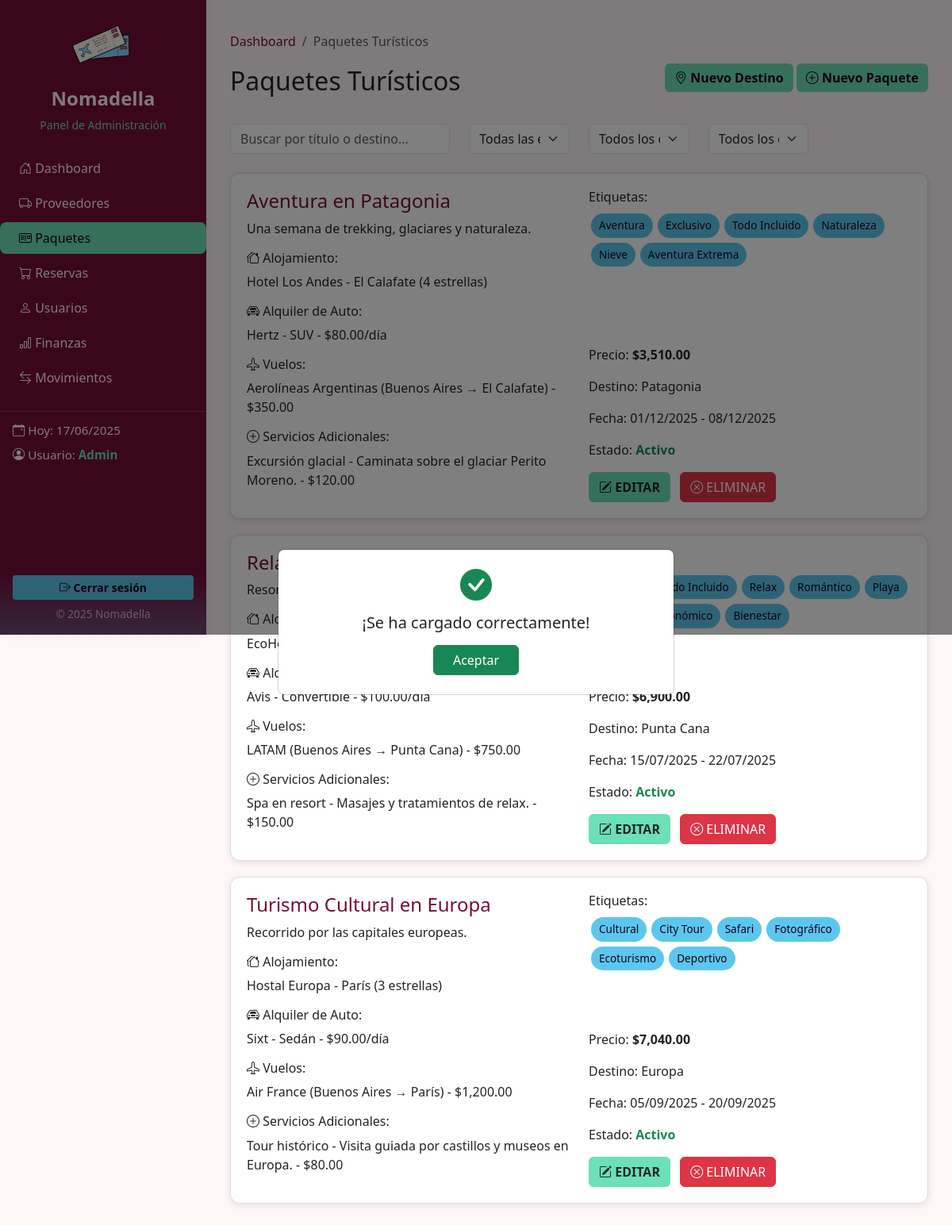
Screenshot of /dashboard/paquetes.php?ok=1 (signed in) with the database file from the repository.
### tables this page shows
CREATE TABLE `paquetes_turisticos` (
  `id_paquete` int(11) NOT NULL,
  `nombre` varchar(200) DEFAULT NULL,
  `descripcion` text DEFAULT NULL,
  `id_destino` int(11) DEFAULT NULL,
  `precio_base` decimal(12,2) DEFAULT NULL,
  `fecha_inicio` date DEFAULT NULL,
  `fecha_fin` date DEFAULT NULL,
  `cupo_disponible` int(11) DEFAULT NULL,
  `destino` varchar(150) DEFAULT NULL,
  `tipo_paquete` varchar(100) DEFAULT NULL,
  `activo` tinyint(1) DEFAULT NULL
);

CREATE TABLE `alojamientos` (
  `id_alojamiento` int(11) NOT NULL,
  `nombre` varchar(200) DEFAULT NULL,
  `direccion` varchar(200) DEFAULT NULL,
  `ciudad` varchar(100) DEFAULT NULL,
  `categoria` varchar(50) DEFAULT NULL,
  `descripcion` text DEFAULT NULL,
  `telefono` varchar(50) DEFAULT NULL,
  `precio_dia` int(11) NOT NULL,
  `email_contacto` varchar(150) DEFAULT NULL,
  `id_proveedor` int(11) DEFAULT NULL,
  `id_destino` int(11) NOT NULL
);

CREATE TABLE `alquiler_autos` (
  `id_alquiler` int(11) NOT NULL,
  `proveedor` varchar(150) DEFAULT NULL,
  `tipo_vehiculo` varchar(100) DEFAULT NULL,
  `ubicacion_retiro` varchar(150) DEFAULT NULL,
  `id_destino` int(11) NOT NULL,
  `ubicacion_entrega` varchar(150) DEFAULT NULL,
  `precio_por_dia` decimal(10,2) DEFAULT NULL,
  `condiciones` text DEFAULT NULL,
  `id_proveedor` int(11) DEFAULT NULL
);

CREATE TABLE `vuelos` (
  `id_vuelo` int(11) NOT NULL,
  `codigo_vuelo` varchar(50) DEFAULT NULL,
  `aerolinea` varchar(100) DEFAULT NULL,
  `origen` varchar(100) DEFAULT NULL,
  `destino` varchar(100) DEFAULT NULL,
  `id_destino` int(11) NOT NULL,
  `fecha_salida` datetime NOT NULL,
  `fecha_llegada` datetime NOT NULL,
  `precio_base` decimal(12,2) DEFAULT NULL
);

CREATE TABLE `servicios_adicionales` (
  `id_servicio` int(11) NOT NULL,
  `nombre` varchar(200) DEFAULT NULL,
  `id_destino` int(11) NOT NULL,
  `ciudad` varchar(100) DEFAULT NULL,
  `descripcion` text DEFAULT NULL,
  `tipo` varchar(100) DEFAULT NULL,
  `precio` decimal(10,2) DEFAULT NULL,
  `id_proveedor` int(11) DEFAULT NULL
);

### dashboard/paquetes.php (the view, shortened to what this page needs)
<?php
include './sidebar.php';
include './conexion.php';
$paquetes = $pdo->query("SELECT * FROM paquetes_turisticos")->fetchAll(PDO::FETCH_ASSOC);
?>
<!DOCTYPE html>
<html lang="es">
<head>
    <link href="https://cdn.jsdelivr.net/npm/bootstrap@5.3.0/dist/css/bootstrap.min.css" rel="stylesheet">
    <link href="https://cdn.jsdelivr.net/npm/bootstrap-icons/font/bootstrap-icons.css" rel="stylesheet">
    <link rel="stylesheet" href="/nomadella/css/apartados.css">
</head>
<body>
    <div class="main-content">
        <nav aria-label="breadcrumb">
            <ol class="breadcrumb">
                <li class="breadcrumb-item"><a href="dashboard.php">Dashboard</a></li>
                <li class="breadcrumb-item active" aria-current="page">Paquetes Turísticos</li>
            </ol>
        </nav>
        <div class="d-flex justify-content-between align-items-center mb-4">
            <h2>Paquetes Turísticos</h2>
            <div>
                <a href="nuevo_destino.php"class="btn btn-primary mb-3" >
                    <i class="bi bi-geo-alt"></i> Nuevo Destino
                </a>
                <a href="nuevo_paquete.php" class="btn btn-primary mb-3">
                    <i class="bi bi-plus-circle"></i> Nuevo Paquete
                </a>
            </div>
        </div>
        <div class="row mb-3">
            <div class="col-md-4 mb-2">
                <input type="text" id="buscador-paquete" class="form-control" placeholder="Buscar por título o destino...">
            </div>
            <div class="col-md-2 mb-2">
                <select id="filtro-etiqueta" class="form-select">
                    <option value="">Todas las etiquetas</option>
                </select>
            </div>
            <div class="col-md-2 mb-2">
                <select id="filtro-destino" class="form-select">
                    <option value="">Todos los destinos</option>
                </select>
            </div>
            <div class="col-md-2 mb-2">
                <select id="filtro-estado" class="form-select">
                    <option value="">Todos los estados</option>
                </select>
            </div>
        </div>
        <div id="paquetes-lista">
            <?php foreach ($paquetes as $paquete): ?>
                <?php
                $id_paquete = $paquete['id_paquete'];
                $stmt = $pdo->prepare("SELECT a.nombre, a.direccion, a.ciudad, a.categoria FROM alojamientos a JOIN paquete_alojamientos pa ON a.id_alojamiento = pa.id_alojamiento WHERE pa.id_paquete = ?");
                $stmt->execute([$id_paquete]);
                $alojamientos = $stmt->fetchAll(PDO::FETCH_ASSOC);
                $stmt = $pdo->prepare("SELECT aa.proveedor, aa.tipo_vehiculo, aa.precio_por_dia FROM alquiler_autos aa JOIN paquete_autos pa ON aa.id_alquiler = pa.id_alquiler WHERE pa.id_paquete = ?");
                $stmt->execute([$id_paquete]);
                $autos = $stmt->fetchAll(PDO::FETCH_ASSOC);
                $stmt = $pdo->prepare("SELECT v.aerolinea, v.origen, v.destino, v.precio_base FROM vuelos v JOIN paquete_vuelos pv ON v.id_vuelo = pv.id_vuelo WHERE pv.id_paquete = ?");
                $stmt->execute([$id_paquete]);
                $vuelos = $stmt->fetchAll(PDO::FETCH_ASSOC);
                $stmt = $pdo->prepare("SELECT s.nombre, s.descripcion, s.precio FROM servicios_adicionales s JOIN paquete_servicios ps ON s.id_servicio = ps.id_servicio WHERE ps.id_paquete = ?");
                $stmt->execute([$id_paquete]);
                $servicios = $stmt->fetchAll(PDO::FETCH_ASSOC);
                $stmt = $pdo->prepare("SELECT e.nombre FROM etiquetas e JOIN paquete_etiquetas pe ON e.id_etiqueta = pe.id_etiqueta WHERE pe.id_paquete = ?");
                $stmt->execute([$id_paquete]);
                $etiquetas = $stmt->fetchAll(PDO::FETCH_COLUMN);
                ?>
                <div class="card-paquete">
                    <div class="row">
                        <div class="col-md-6">
                            <h4 style="color:#750D37"><?= htmlspecialchars($paquete['nombre']) ?></h4>
                            <p><?= htmlspecialchars($paquete['descripcion']) ?></p>
                            <h6><i class="bi bi-houses"></i> Alojamiento:</h6>
                            <?php foreach ($alojamientos as $a): ?>
                                <p> <?= htmlspecialchars($a['nombre']) ?> - <?= htmlspecialchars($a['ciudad']) ?> (<?= htmlspecialchars($a['categoria']) ?>)</p>
                            <?php endforeach; ?>
                            <h6><i class="bi bi-car-front"></i> Alquiler de Auto:</h6>
                            <?php foreach ($autos as $a): ?>
                                <p> <?= htmlspecialchars($a['proveedor']) ?> - <?= htmlspecialchars($a['tipo_vehiculo']) ?> - $<?= number_format($a['precio_por_dia'], 2) ?>/día</p>
                            <?php endforeach; ?>
                            <h6><i class="bi bi-airplane"></i> Vuelos:</h6>
                            <?php foreach ($vuelos as $v): ?>
                                <p> <?= htmlspecialchars($v['aerolinea']) ?> (<?= htmlspecialchars($v['origen']) ?> → <?= htmlspecialchars($v['destino']) ?>) - $<?= number_format($v['precio_base'], 2) ?></p>
                            <?php endforeach; ?>
                            <h6><i class="bi bi-plus-circle"></i> Servicios Adicionales:</h6>
                            <?php foreach ($servicios as $s): ?>
                                <p> <?= htmlspecialchars($s['nombre']) ?> - <?= htmlspecialchars($s['descripcion']) ?> - $<?= number_format($s['precio'], 2) ?></p>
                            <?php endforeach; ?>
                        </div>
                        <div class="col-md-6 d-flex flex-column justify-content-between">
                            <div>
                                <h6>Etiquetas:</h6>
                                <div class="d-flex flex-wrap">
                                    <?php foreach ($etiquetas as $et): ?>
                                        <span class="etiqueta"><?= htmlspecialchars($et) ?></span>
                                    <?php endforeach; ?>
                                </div>
                            </div>
                            <div>
                                <div>
                                    <p>Precio: <b>$<?= number_format($paquete['precio_base'], 2) ?></b></p>
                                    <p>Destino: <?= htmlspecialchars($paquete['destino']) ?></p>
                                    <p>Fecha: <?= date("d/m/Y", strtotime($paquete['fecha_inicio'])) ?> - <?= date("d/m/Y", strtotime($paquete['fecha_fin'])) ?></p>
                                </div>
                                <div>
                                    <p>Estado:
                                        <?php if ($paquete['activo'] == '1'): ?>
                                            <span class="text-success fw-bold">Activo</span>
                                        <?php else: ?>
                                            <span class="text-danger fw-bold">Inactivo</span>
                                        <?php endif; ?>
                                    </p>
                                </div>
                                <a href="editar_paquete.php?id=<?= $id_paquete ?>" class="btn btn-editar"><i class="bi bi-pencil-square"></i> EDITAR</a>
                                <a href="#" class="btn btn-danger ms-2" onclick="confirmarEliminacion(<?= $id_paquete ?>); return false;">
                                    <i class="bi bi-x-circle"></i> ELIMINAR
                                </a>
                            </div>
                        </div>
                    </div>
                </div>
            <?php endforeach; ?>
        </div>
    </div>
    <div class="modal fade" id="modalAbmOk" tabindex="-1" aria-labelledby="modalAbmOkLabel" aria-hidden="true">
      <div class="modal-dialog modal-dialog-centered">
        <div class="modal-content text-center">
          <div class="modal-body py-4">
            <div class="mb-3">
              <i class="bi bi-check-circle-fill text-success" style="font-size:2.5rem;"></i>
            </div>
            <h5 class="mb-3" id="modalAbmOkLabel">¡Operación realizada correctamente!</h5>
            <button type="button" class="btn btn-success px-4" data-bs-dismiss="modal" onclick="location.reload()">Aceptar</button>
          </div>
        </div>
      </div>
    </div>
</body>
</html>

### css/apartados.css (style rules this page uses)
body { background-color: #FFF6F8; font-family: 'Segoe UI', sans-serif; }
.main-content { margin-left: 260px; padding: 40px 30px 30px 30px; min-height: 100vh; }
.breadcrumb-item a { text-decoration: none; color: #750D37; }
.card-paquete { background: #fff; border: 1px solid #ddd; border-radius: 12px; padding: 20px; box-shadow: 0 2px 8px rgba(0, 0, 0, 0.1); margin-bottom: 20px; }
.btn-editar { background-color: #6CE0B6; font-weight: bold; }
.etiqueta { background: #5CC7ED; color: #1A001C; padding: 5px 10px; border-radius: 20px; margin: 3px; display: inline-block; font-size: 0.85em; }
.btn-primary { background: #6CE0B6 !important; border: none; color: #1A001C !important; font-weight: bold; }
.form-select, .form-control { border-radius: 6px; }

### rows the page displays
paquetes_turisticos: nombre "Aventura en Patagonia", descripcion "Una semana de trekking, glaciares y naturaleza.", et "Aventura", et "Exclusivo", et "Todo Incluido", et "Naturaleza", et "Nieve", et "Aventura Extrema", precio_base "3,510.00", destino "Patagonia", fecha_inicio "01/12/2025", fecha_fin "08/12/2025", activo "Activo"
alojamientos: nombre "Hotel Los Andes", ciudad "El Calafate", categoria "4 estrellas"
alquiler_autos: proveedor "Hertz", tipo_vehiculo "SUV", precio_por_dia "80.00"
vuelos: aerolinea "Aerolíneas Argentinas", origen "Buenos Aires", destino "El Calafate", precio_base "350.00"
servicios_adicionales: nombre "Excursión glacial", descripcion "Caminata sobre el glaciar Perito Moreno.", precio "120.00"
paquetes_turisticos: nombre "Relax…", descripcion "Resort…", et "Todo Incluido", et "Relax", et "Romántico", et "Playa", et "Gastronómico", et "Bienestar", precio_base "6,900.00", destino "Punta Cana", fecha_inicio "15/07/2025", fecha_fin "22/07/2025", activo "Activo"
alojamientos: nombre "EcoHotel…"
alquiler_autos: proveedor "Avis", tipo_vehiculo "Convertible", precio_por_dia "100.00"
vuelos: aerolinea "LATAM", origen "Buenos Aires", destino "Punta Cana", precio_base "750.00"
servicios_adicionales: nombre "Spa en resort", descripcion "Masajes y tratamientos de relax.", precio "150.00"
paquetes_turisticos: nombre "Turismo Cultural en Europa", descripcion "Recorrido por las capitales europeas.", et "Cultural", et "City Tour", et "Safari", et "Fotográfico", et "Ecoturismo", et "Deportivo", precio_base "7,040.00", destino "Europa", fecha_inicio "05/09/2025", fecha_fin "20/09/2025", activo "Activo"
alojamientos: nombre "Hostal Europa", ciudad "París", categoria "3 estrellas"
alquiler_autos: proveedor "Sixt", tipo_vehiculo "Sedán", precio_por_dia "90.00"
vuelos: aerolinea "Air France", origen "Buenos Aires", destino "París", precio_base "1,200.00"
servicios_adicionales: nombre "Tour histórico", descripcion "Visita guiada por castillos y museos en Europa.", precio "80.00"
